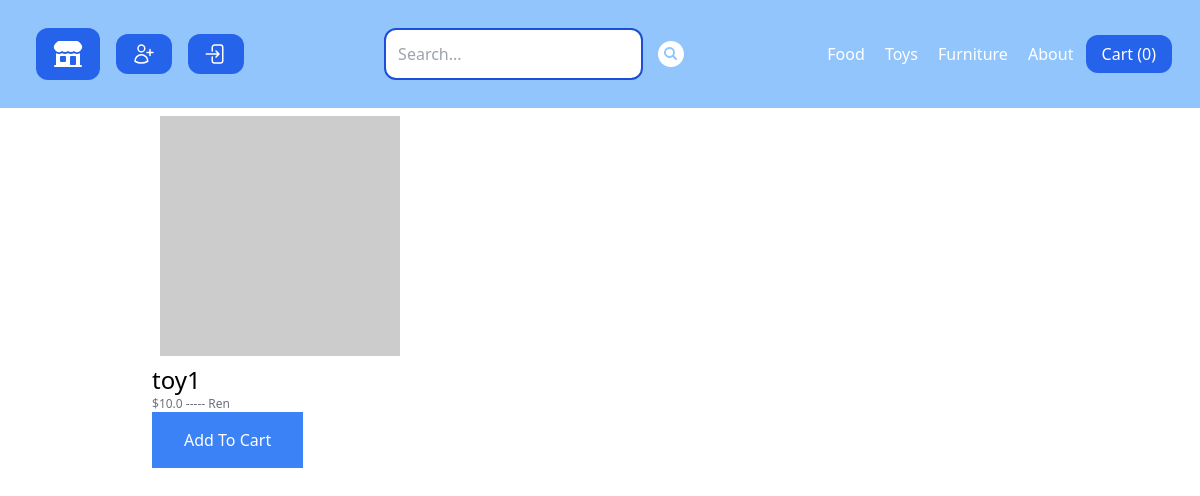
The app's page /toys/toy1/ with its own data.
### store/models.py (models this page shows, shortened)
class Category(models.Model):
    title = models.CharField(max_length = 50)
    slug = models.SlugField(max_length = 50)  # url representation field
    class Meta:
        verbose_name_plural = 'Categories'

class Product(models.Model):
    DRAFT = 'draft'
    WAITING_APPROVAL = 'waitingapproval'
    ACTIVE = 'active'
    DELETED = 'deleted'
    STATUS_CHOICES = (
        (DRAFT, 'Draft'),
        (WAITING_APPROVAL, 'Waiting Approval'),
        (ACTIVE, 'Active'),
        (DELETED,'Deleted'),
    )
    user = models.ForeignKey(User, related_name = 'products',on_delete = models.CASCADE)
    category = models.ForeignKey(Category, related_name='products', on_delete = models.CASCADE)
    title = models.CharField(max_length=50)
    slug = models.SlugField(max_length=50)
    description = models.TextField(blank=True)
    price = models.IntegerField()
    image = models.ImageField(upload_to='uploads/product_images/', blank=True, null=True)
    thumbnails = models.ImageField(upload_to='uploads/product_images/thumbnail/', blank=True, null=True)
    created_at = models.DateTimeField(auto_now_add = True)
    updated_at = models.DateTimeField(auto_now = True)
    status = models.CharField(max_length=50, choices=STATUS_CHOICES, default=ACTIVE)
    class Meta:
        ordering=('-created_at',) # put items in oder they was created
    def get_display_price(self):
        return self.price/100
    def get_thumbnail(self):
        if self.thumbnails:
            return self.thumbnails.url
        else:
            if self.image:
                self.thumbnails = self.make_thumbnail(self.image)
                self.save()
                return self.thumbnails.url
            else:
                return 'http://via.placeholder.com/240x240'

### store/views.py (the view)
# urls.py: path('<slug:category_slug>/<slug:slug>/',views.product_detail, name='product_detail'),
def product_detail(request,category_slug,slug):
    product = get_object_or_404(Product, slug = slug, status=Product.ACTIVE)
    return render(request,'store/product_detail.html',{
        'product': product
    })

### store/cart.py (called while the page is built)
    def __len__(self):
        return sum(item['quantity'] for item in self.cart.values())

### store/context_processors.py (called while the page is built)
def cart(request):
    return {'cart':Cart(request)}

### store/templatetags/menu.py (called while the page is built)
@register.inclusion_tag('core/menu.html') # we need add the menu.html
def menu():
    categories = Category.objects.all()
    return {'categories':categories}

### store/templates/store/product_detail.html (shortened to what this page needs)
{% extends 'core/base.html'%}
{%block content%}
{% if product.get_thumbnail %}
<div class="m-2 image">
  <img src="{{product.get_thumbnail}}" alt="{{product.title}}" />
</div>
{% endif%}
<h1 class="text-2xl">{{product.title}}</h1>
<p class="text-xs text-gray-500">
  ${{product.get_display_price}} -----
  <a href="{% url 'vendor_detail' product.user.id %}">
    {% firstof product.user.get_full_name product.user.username %}
  </a>
</p>
<a
  href="{% url 'add_to_cart' product.id %}"
  class="inline-block px-8 py-4 bg-blue-500 text-white"
>
  Add To Cart</a
>
{% endblock %}

### core/templates/core/menu.html
{% for category in categories %}
<a
  href="{%url 'category_detail' category.slug %}"
  class="p-2 text-white hover:bg-blue-500 rounded-xl"
  >{{category.title}}</a
>
{%endfor%}
<a href="{% url 'about' %}" class="p-2 text-white hover:bg-blue-500 rounded-xl">
  About
</a>

### records on screen
Category: title "Food"
Category: title "Toys"
Category: title "Furniture"
Product: title "toy1", get_display_price "10.0", user.username "Ren"

### other values on screen
{{ cart|length }} "0"
